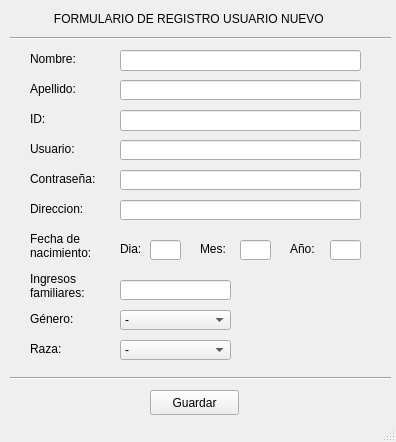
<?xml version="1.0" encoding="UTF-8"?>
<ui version="4.0">
 <class>Registro_new</class>
 <widget class="QMainWindow" name="Registro_new">
  <property name="geometry">
   <rect>
    <x>0</x>
    <y>0</y>
    <width>396</width>
    <height>442</height>
   </rect>
  </property>
  <property name="windowTitle">
   <string>MainWindow</string>
  </property>
  <widget class="QWidget" name="centralwidget">
   <widget class="QLabel" name="label_2">
    <property name="geometry">
     <rect>
      <x>30</x>
      <y>80</y>
      <width>67</width>
      <height>17</height>
     </rect>
    </property>
    <property name="text">
     <string>Apellido:</string>
    </property>
   </widget>
   <widget class="QComboBox" name="gen_new">
    <property name="geometry">
     <rect>
      <x>120</x>
      <y>310</y>
      <width>111</width>
      <height>20</height>
     </rect>
    </property>
    <item>
     <property name="text">
      <string>-</string>
     </property>
    </item>
    <item>
     <property name="text">
      <string>Femenino</string>
     </property>
    </item>
    <item>
     <property name="text">
      <string>Masculino</string>
     </property>
    </item>
    <item>
     <property name="text">
      <string>Otro</string>
     </property>
    </item>
   </widget>
   <widget class="QLabel" name="label_8">
    <property name="geometry">
     <rect>
      <x>30</x>
      <y>310</y>
      <width>60</width>
      <height>17</height>
     </rect>
    </property>
    <property name="text">
     <string>Género:</string>
    </property>
   </widget>
   <widget class="QLabel" name="label_5">
    <property name="geometry">
     <rect>
      <x>30</x>
      <y>200</y>
      <width>67</width>
      <height>17</height>
     </rect>
    </property>
    <property name="text">
     <string>Direccion:</string>
    </property>
   </widget>
   <widget class="QLabel" name="label_7">
    <property name="geometry">
     <rect>
      <x>30</x>
      <y>270</y>
      <width>81</width>
      <height>31</height>
     </rect>
    </property>
    <property name="lineWidth">
     <number>-3</number>
    </property>
    <property name="text">
     <string>Ingresos
familiares:</string>
    </property>
    <property name="alignment">
     <set>Qt::AlignJustify|Qt::AlignVCenter</set>
    </property>
   </widget>
   <widget class="QLineEdit" name="Nom_new">
    <property name="geometry">
     <rect>
      <x>120</x>
      <y>50</y>
      <width>241</width>
      <height>21</height>
     </rect>
    </property>
   </widget>
   <widget class="QLabel" name="label_4">
    <property name="geometry">
     <rect>
      <x>30</x>
      <y>230</y>
      <width>81</width>
      <height>31</height>
     </rect>
    </property>
    <property name="lineWidth">
     <number>-3</number>
    </property>
    <property name="text">
     <string>Fecha de 
nacimiento:</string>
    </property>
    <property name="alignment">
     <set>Qt::AlignJustify|Qt::AlignVCenter</set>
    </property>
   </widget>
   <widget class="QLineEdit" name="con_new">
    <property name="geometry">
     <rect>
      <x>120</x>
      <y>170</y>
      <width>241</width>
      <height>20</height>
     </rect>
    </property>
    <property name="echoMode">
     <enum>QLineEdit::Password</enum>
    </property>
   </widget>
   <widget class="QPushButton" name="guardar_new">
    <property name="geometry">
     <rect>
      <x>150</x>
      <y>390</y>
      <width>89</width>
      <height>25</height>
     </rect>
    </property>
    <property name="text">
     <string>Guardar</string>
    </property>
   </widget>
   <widget class="QLineEdit" name="ingr_new">
    <property name="geometry">
     <rect>
      <x>120</x>
      <y>280</y>
      <width>111</width>
      <height>20</height>
     </rect>
    </property>
   </widget>
   <widget class="QLabel" name="label_6">
    <property name="geometry">
     <rect>
      <x>30</x>
      <y>340</y>
      <width>40</width>
      <height>17</height>
     </rect>
    </property>
    <property name="text">
     <string>Raza:</string>
    </property>
   </widget>
   <widget class="QLabel" name="label">
    <property name="geometry">
     <rect>
      <x>30</x>
      <y>50</y>
      <width>67</width>
      <height>17</height>
     </rect>
    </property>
    <property name="text">
     <string>Nombre:</string>
    </property>
   </widget>
   <widget class="Line" name="line_2">
    <property name="geometry">
     <rect>
      <x>10</x>
      <y>370</y>
      <width>381</width>
      <height>16</height>
     </rect>
    </property>
    <property name="orientation">
     <enum>Qt::Horizontal</enum>
    </property>
   </widget>
   <widget class="QLabel" name="label_10">
    <property name="geometry">
     <rect>
      <x>30</x>
      <y>140</y>
      <width>67</width>
      <height>17</height>
     </rect>
    </property>
    <property name="text">
     <string>Usuario:</string>
    </property>
   </widget>
   <widget class="QLineEdit" name="Usuario">
    <property name="geometry">
     <rect>
      <x>120</x>
      <y>140</y>
      <width>241</width>
      <height>20</height>
     </rect>
    </property>
    <property name="text">
     <string/>
    </property>
   </widget>
   <widget class="QLabel" name="label_9">
    <property name="geometry">
     <rect>
      <x>20</x>
      <y>10</y>
      <width>341</width>
      <height>17</height>
     </rect>
    </property>
    <property name="text">
     <string>FORMULARIO DE REGISTRO USUARIO NUEVO </string>
    </property>
    <property name="alignment">
     <set>Qt::AlignCenter</set>
    </property>
   </widget>
   <widget class="QLabel" name="label_3">
    <property name="geometry">
     <rect>
      <x>30</x>
      <y>110</y>
      <width>67</width>
      <height>17</height>
     </rect>
    </property>
    <property name="text">
     <string>ID:</string>
    </property>
   </widget>
   <widget class="QComboBox" name="raza_new">
    <property name="geometry">
     <rect>
      <x>120</x>
      <y>340</y>
      <width>111</width>
      <height>20</height>
     </rect>
    </property>
    <item>
     <property name="text">
      <string>-</string>
     </property>
    </item>
    <item>
     <property name="text">
      <string>Mestizo</string>
     </property>
    </item>
    <item>
     <property name="text">
      <string>Afrocolombiano</string>
     </property>
    </item>
    <item>
     <property name="text">
      <string>Indigena</string>
     </property>
    </item>
    <item>
     <property name="text">
      <string>Otro</string>
     </property>
    </item>
   </widget>
   <widget class="QLabel" name="label_11">
    <property name="geometry">
     <rect>
      <x>30</x>
      <y>170</y>
      <width>81</width>
      <height>17</height>
     </rect>
    </property>
    <property name="text">
     <string>Contraseña:</string>
    </property>
   </widget>
   <widget class="QLineEdit" name="ape_new">
    <property name="geometry">
     <rect>
      <x>120</x>
      <y>80</y>
      <width>241</width>
      <height>20</height>
     </rect>
    </property>
   </widget>
   <widget class="QLineEdit" name="dir_new">
    <property name="geometry">
     <rect>
      <x>120</x>
      <y>200</y>
      <width>241</width>
      <height>20</height>
     </rect>
    </property>
   </widget>
   <widget class="QLineEdit" name="id_new">
    <property name="geometry">
     <rect>
      <x>120</x>
      <y>110</y>
      <width>241</width>
      <height>21</height>
     </rect>
    </property>
   </widget>
   <widget class="Line" name="line">
    <property name="geometry">
     <rect>
      <x>10</x>
      <y>30</y>
      <width>381</width>
      <height>16</height>
     </rect>
    </property>
    <property name="orientation">
     <enum>Qt::Horizontal</enum>
    </property>
   </widget>
   <widget class="QLineEdit" name="fecha_new">
    <property name="geometry">
     <rect>
      <x>150</x>
      <y>240</y>
      <width>31</width>
      <height>20</height>
     </rect>
    </property>
   </widget>
   <widget class="QLineEdit" name="fecha_new_2">
    <property name="geometry">
     <rect>
      <x>240</x>
      <y>240</y>
      <width>31</width>
      <height>20</height>
     </rect>
    </property>
   </widget>
   <widget class="QLineEdit" name="fecha_new_3">
    <property name="geometry">
     <rect>
      <x>330</x>
      <y>240</y>
      <width>31</width>
      <height>20</height>
     </rect>
    </property>
   </widget>
   <widget class="QLabel" name="label_12">
    <property name="geometry">
     <rect>
      <x>120</x>
      <y>240</y>
      <width>31</width>
      <height>17</height>
     </rect>
    </property>
    <property name="text">
     <string>Dia:</string>
    </property>
   </widget>
   <widget class="QLabel" name="label_13">
    <property name="geometry">
     <rect>
      <x>200</x>
      <y>240</y>
      <width>31</width>
      <height>17</height>
     </rect>
    </property>
    <property name="text">
     <string>Mes:</string>
    </property>
   </widget>
   <widget class="QLabel" name="label_14">
    <property name="geometry">
     <rect>
      <x>290</x>
      <y>240</y>
      <width>31</width>
      <height>17</height>
     </rect>
    </property>
    <property name="text">
     <string>Año:</string>
    </property>
   </widget>
  </widget>
  <widget class="QStatusBar" name="statusbar"/>
 </widget>
 <resources/>
 <connections/>
</ui>
